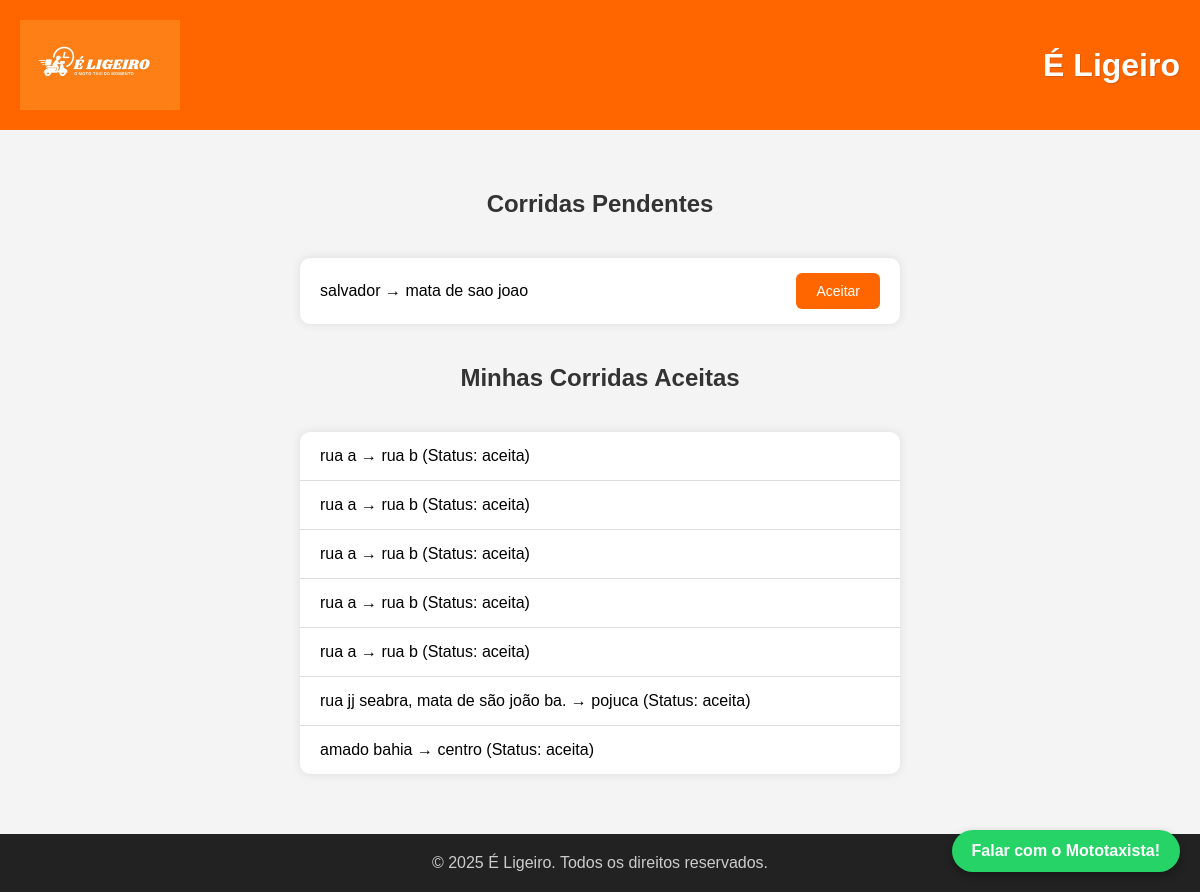
Screenshot of /painel-mototaxista/ (signed in) with the database file from the repository.
### core/models.py (models this page shows)
class Corrida(models.Model):
    cliente = models.ForeignKey(Usuario, on_delete=models.CASCADE, related_name='corridas_cliente')
    mototaxista = models.ForeignKey(Usuario, on_delete=models.SET_NULL, null=True, blank=True, related_name='corridas_mototaxista')
    origem = models.CharField(max_length=255)
    destino = models.CharField(max_length=255)
    status = models.CharField(max_length=20, choices=[('pendente', 'Pendente'), ('aceita', 'Aceita'), ('finalizada', 'Finalizada')], default='pendente')
    data = models.DateTimeField(auto_now_add=True)

### core/views.py (the view)
# urls.py: path('painel-mototaxista/', views.painel_mototaxista, name='painel_mototaxista'),
@login_required
def painel_mototaxista(request):
    corridas_pendentes = Corrida.objects.filter(status='pendente')
    corridas_aceitas = Corrida.objects.filter(status='aceita', mototaxista=request.user)
    return render(request, 'core/painel_mototaxista.html', {
        'corridas_pendentes': corridas_pendentes,
        'corridas_aceitas': corridas_aceitas,
    })

### core/templates/core/painel_mototaxista.html (shortened to what this page needs)
{% load static %}
<html lang="pt-br">
<head>
</head>
<body>
  <header>
    <img src="{% static 'logo.jpeg' %}" alt="Logo É Ligeiro">
    <h1>É Ligeiro</h1>
  </header>
  <div class="container">
    {% block content %}
      <h2>Corridas Pendentes</h2>
      <ul>
        {% for corrida in corridas_pendentes %}
          <li>
            {{ corrida.origem }} → {{ corrida.destino }}
            <a href="{% url 'aceitar_corrida' corrida.id %}" class="btn">Aceitar</a>
          </li>
        {% empty %}
          <li>Nenhuma corrida pendente disponível.</li>
        {% endfor %}
      </ul>
      <h2>Minhas Corridas Aceitas</h2>
      <ul>
        {% for corrida in corridas_aceitas %}
          <li>
            {{ corrida.origem }} → {{ corrida.destino }} (Status: {{ corrida.status }})
          </li>
        {% empty %}
          <li>Você não aceitou nenhuma corrida ainda.</li>
        {% endfor %}
      </ul>
    {% endblock %}
  </div>
  <a href="https://wa.me/5571984556226" target="_blank" class="whatsapp-button">Falar com o Mototaxista!</a>
  <footer>
    &copy; 2025 É Ligeiro. Todos os direitos reservados.
  </footer>
</body>
</html>

### core/templates/core/painel_mototaxista.html (style rules this page uses)
body { margin: 0; font-family: Arial, sans-serif; background: #f4f4f4; min-height: 100vh; display: flex; flex-direction: column; }
header { background-color: #ff6600; color: white; padding: 20px; display: flex; align-items: center; justify-content: space-between; }
header img { height: 90px; }
header h1 { margin: 0; font-size: 32px; text-shadow: 1px 1px #00000022; }
.container { flex: 1; display: flex; flex-direction: column; align-items: center; justify-content: flex-start; padding: 40px 20px; }
h2 { margin-top: 20px; color: #333; }
ul { list-style-type: none; padding: 0; width: 100%; max-width: 600px; margin: 20px auto; background: #fff; border-radius: 10px; box-shadow: 0 0 10px rgba(0,0,0,0.1); }
li { padding: 15px 20px; border-bottom: 1px solid #ddd; display: flex; justify-content: space-between; align-items: center; }
li:last-child { border-bottom: none; }
.btn { padding: 10px 20px; font-size: 14px; background-color: #ff6600; color: white; border: none; border-radius: 6px; text-decoration: none; transition: background 0.3s; }
footer { text-align: center; padding: 20px; background-color: #222; color: #ccc; }
.whatsapp-button { position: fixed; bottom: 20px; right: 20px; background-color: #25d366; color: white; padding: 12px 20px; border-radius: 50px; text-decoration: none; font-weight: bold; box-shadow: 0 4px 10px rgba(0,0,0,0.3); z-index: 1000; }

### rows the page displays
Corrida: origem "salvador", destino "mata de sao joao"
Corrida: origem "rua a", destino "rua b", status "aceita"
Corrida: origem "rua a", destino "rua b", status "aceita"
Corrida: origem "rua a", destino "rua b", status "aceita"
Corrida: origem "rua a", destino "rua b", status "aceita"
Corrida: origem "rua a", destino "rua b", status "aceita"
Corrida: origem "rua jj seabra, mata de são joão ba.", destino "pojuca", status "aceita"
Corrida: origem "amado bahia", destino "centro", status "aceita"
